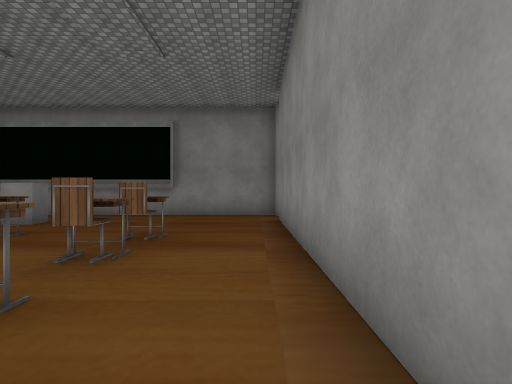
[1] (above)

24 first-person views from a walk through a scene from a Unity 3-D project. The camera is 1.5 m above the floor, looks level and sees 80° across. The floor is counted in squares, 2 m on a side. Each view is taken from the middle of a square. On the plan, view 1 faces up. The plan holds only what a view shows up to about 10 squares ahead; the rest is blank. The place goes on beyond the plan. The player is left out. Some surface patterns are stand-ins.

[2]
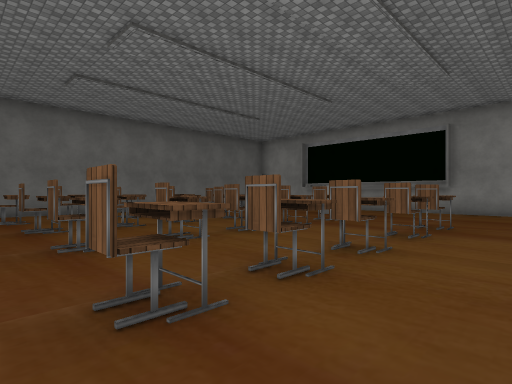

[3]
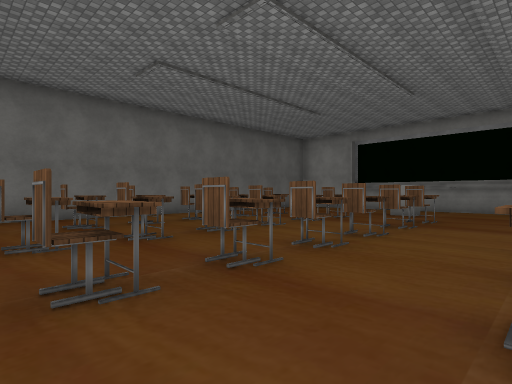

[4]
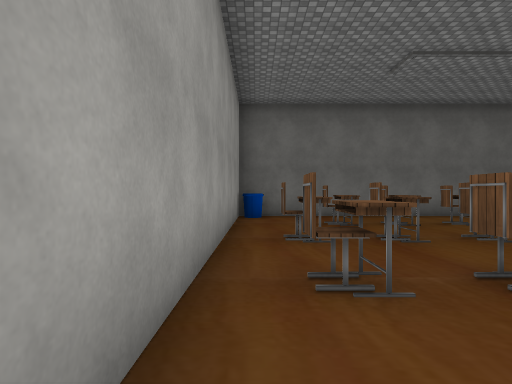

[5]
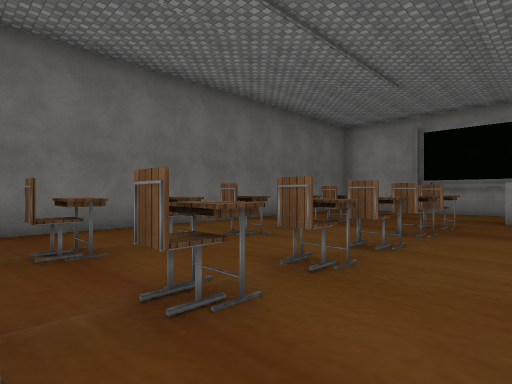

[6]
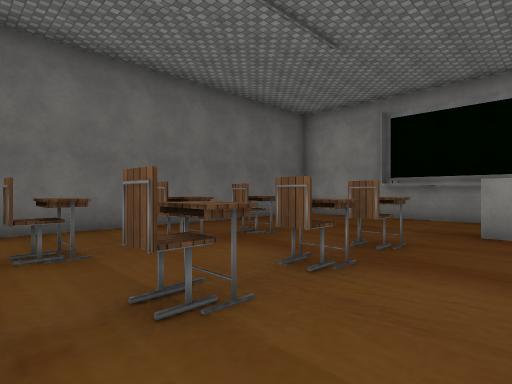

[7]
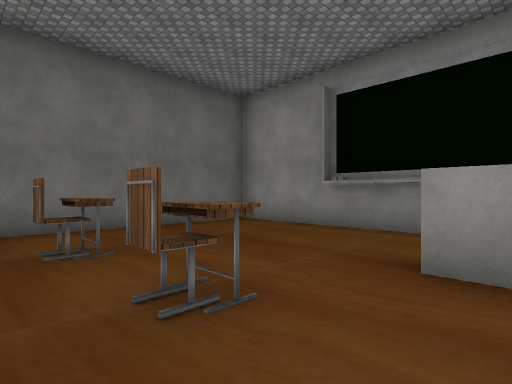

[8]
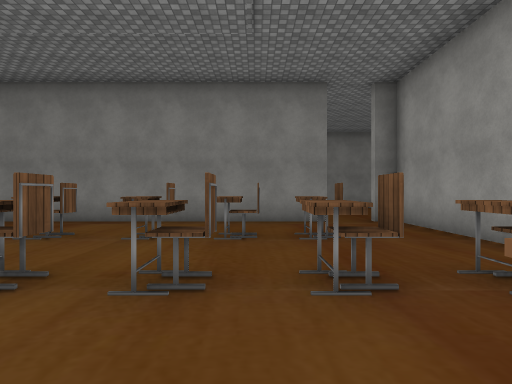

[9]
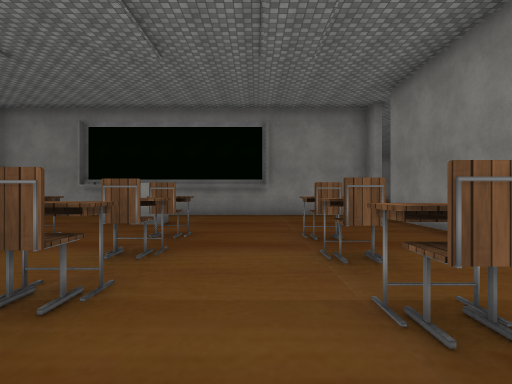

[10]
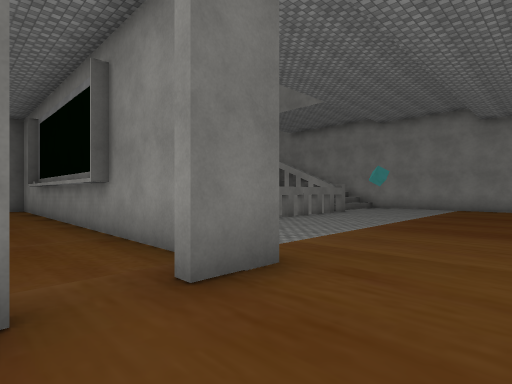

[11]
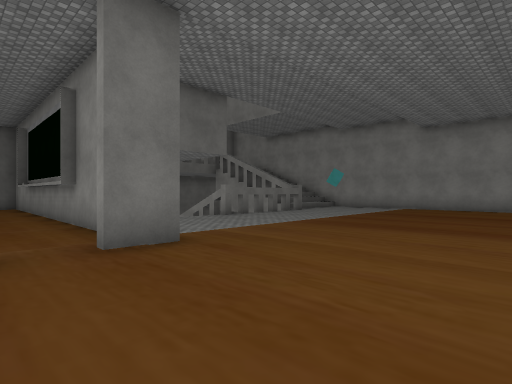

[12]
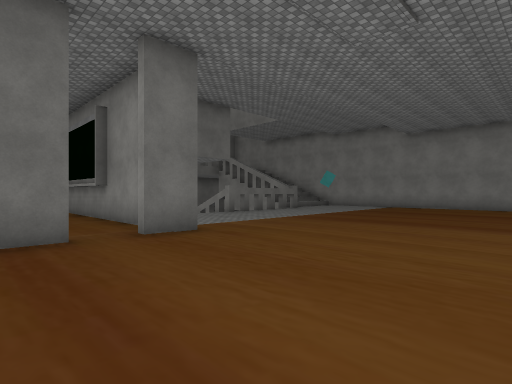

[13]
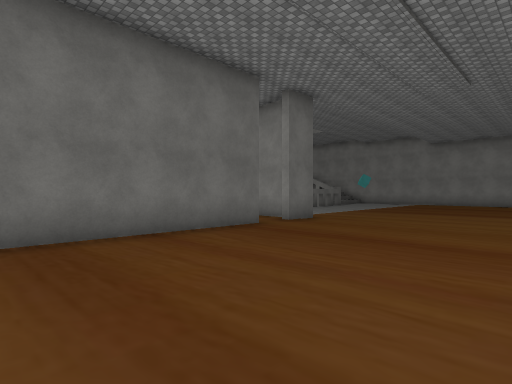

[14]
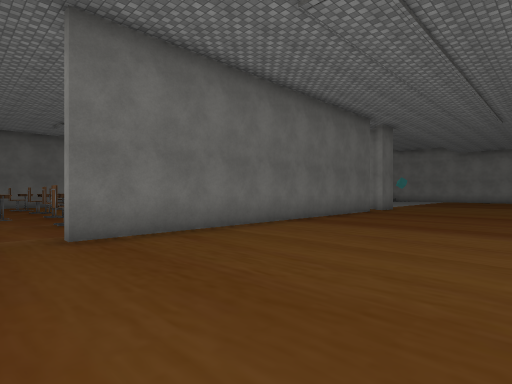

[15]
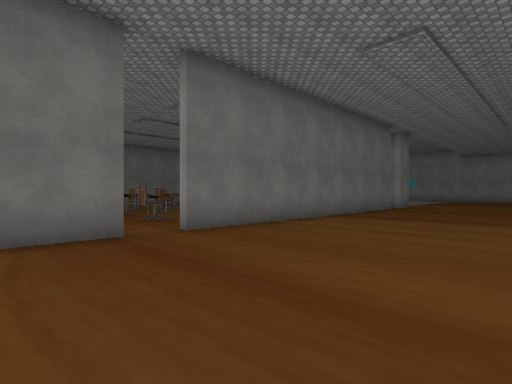

[16]
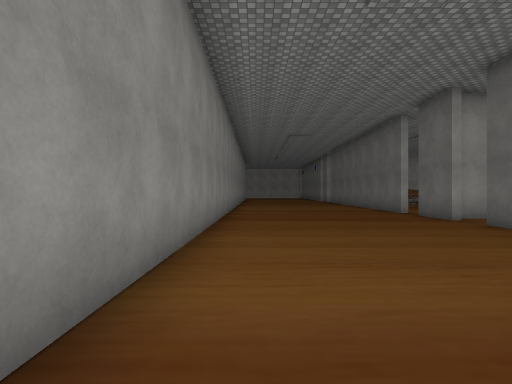

[17]
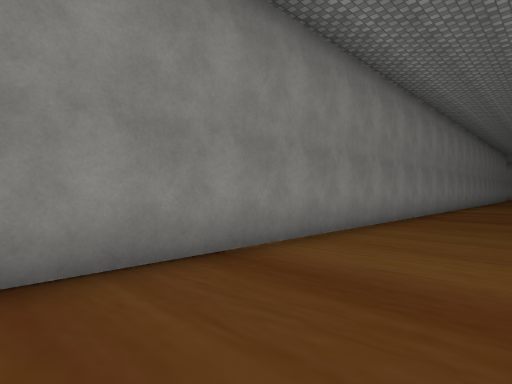

[18]
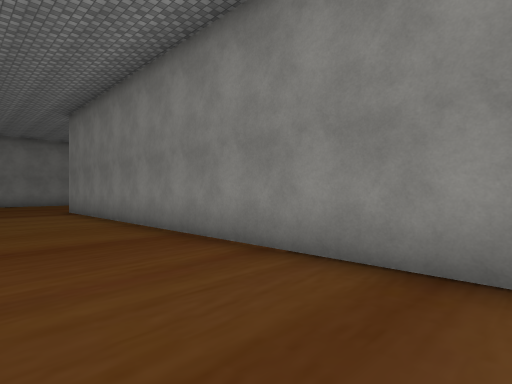

[19]
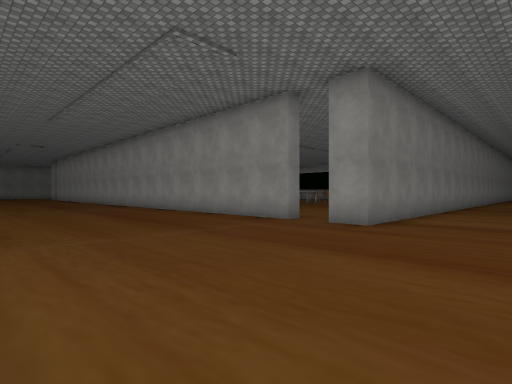

[20]
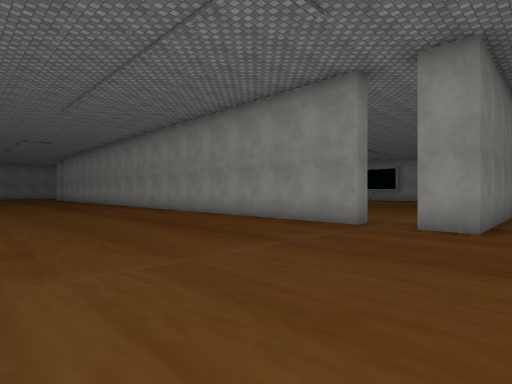

[21]
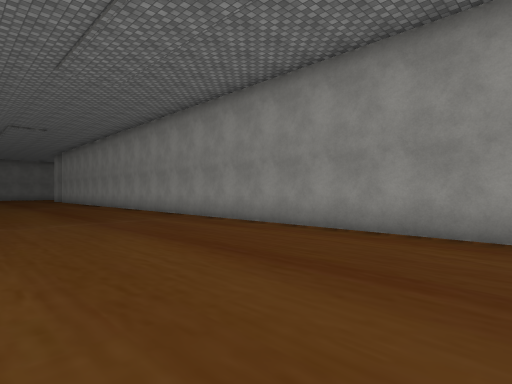

[22]
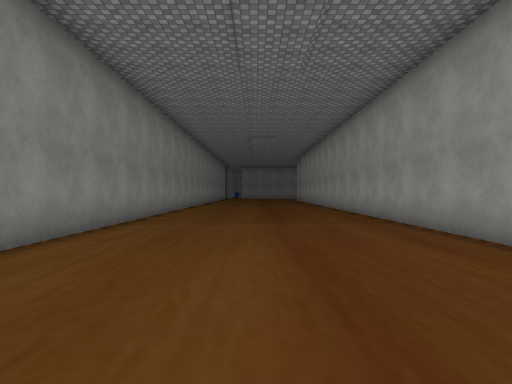

[23]
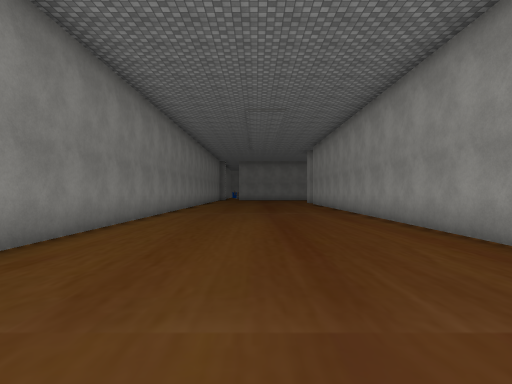

[24]
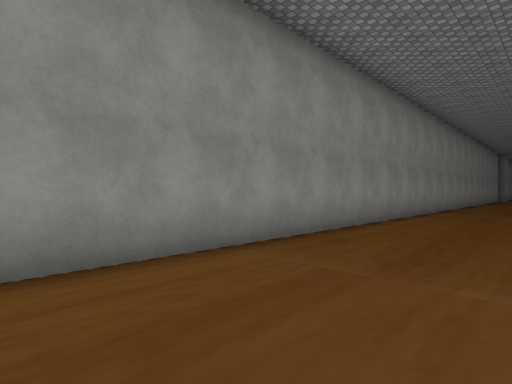

### Floor plan
Points are (right, up) in squares from view 1. A wall is a line through its corners. A room is listed if a view was taken in it or the views show most of it. See-through windows are left out.
Room 1 (views 1, 2, 3, 4, 5, 6, 7, 8, 9)
walls: (0.6, -1.9) (0.6, 8.2); (-11, -3.5) (0.4, -3.5); (0.6, 10) (-11.5, 10) (-11.5, -3.6)
ways out: opening at (0, 9) to room 2; opening at (1, -2) to room 2
objects: bin (-11, -3); table (-9, -1); table (-9, 0); chair (-9, 2); table (-9, 3); table (-9, 5); chair (-8, -1); other object (-8, 0); table (-8, 2); chair (-8, 3); chair (-8, 5); chair (-7, -2); table (-7, -1); chair (-7, 1); table (-7, 2); chair (-7, 4); table (-7, 5); table (-6, -2); chair (-6, -1); table (-6, 1); chair (-6, 2); table (-6, 4); chair (-6, 5); other object (-6, 7); chair (-4, -2); chair (-4, -1); chair (-4, 0); table (-4, 1); chair (-4, 2); chair (-4, 3); table (-4, 4); chair (-4, 5); table (-3, -2); table (-3, -1); table (-3, 2); table (-3, 5); chair (-2, -1); chair (-2, 0); chair (-2, 2); table (-2, 3); table (-2, 5); table (-1, -1); table (-1, 0); table (-1, 2); chair (-1, 3); chair (-1, 5)
Room 2 (views 10, 11, 12, 13, 14, 15, 16, 17, 18, 19, 20, 21, 22, 23, 24)
walls: (9.2, 15.5) (26, 15.5); (0.9, 10.5) (0.9, 9.4); (0.9, 8.2) (0.9, -1.9); (-2.7, 16.4) (-2.7, 14.4); (0.9, -2.9) (0.9, -4.6); (7, -5.1) (7, 15.5) (8, 15.5); (26, 22.2) (14.9, 22.2)
ways out: opening at (0, 9) to room 1; opening at (1, -2) to room 1; opening at (8.5, 15)

Where each view was taken, in squares from view 1:
view 1: 0 up, 0 right, facing up
view 2: 2 down, 0 right, facing up-left
view 3: 3 down, 2 left, facing up-left
view 4: 3 down, 2 left, facing left
view 5: 2 down, 5 left, facing up-left
view 6: 1 up, 5 left, facing up-left
view 7: 4 up, 5 left, facing up-left
view 8: 0 up, 7 left, facing right
view 9: 0 up, 3 left, facing up
view 10: 8 up, 3 right, facing up-left
view 11: 8 up, 5 right, facing up-left
view 12: 7 up, 6 right, facing up-left
view 13: 3 up, 6 right, facing up-left
view 14: 3 down, 6 right, facing up-left
view 15: 5 down, 6 right, facing up-left
view 16: 5 up, 6 right, facing down
view 17: 6 up, 4 right, facing down-right
view 18: 3 up, 4 right, facing up-right
view 19: 22 up, 4 right, facing down-right
view 20: 22 up, 6 right, facing down-right
view 21: 21 up, 10 right, facing down-right
view 22: 19 up, 11 right, facing right
view 23: 19 up, 16 right, facing right
view 24: 19 up, 15 right, facing up-right
